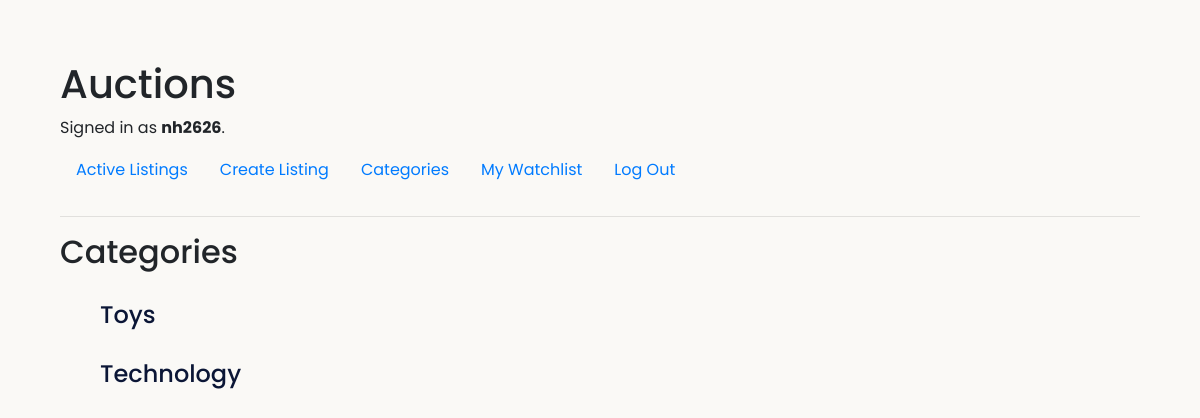
Before: /category_page (signed in) with the older database file.
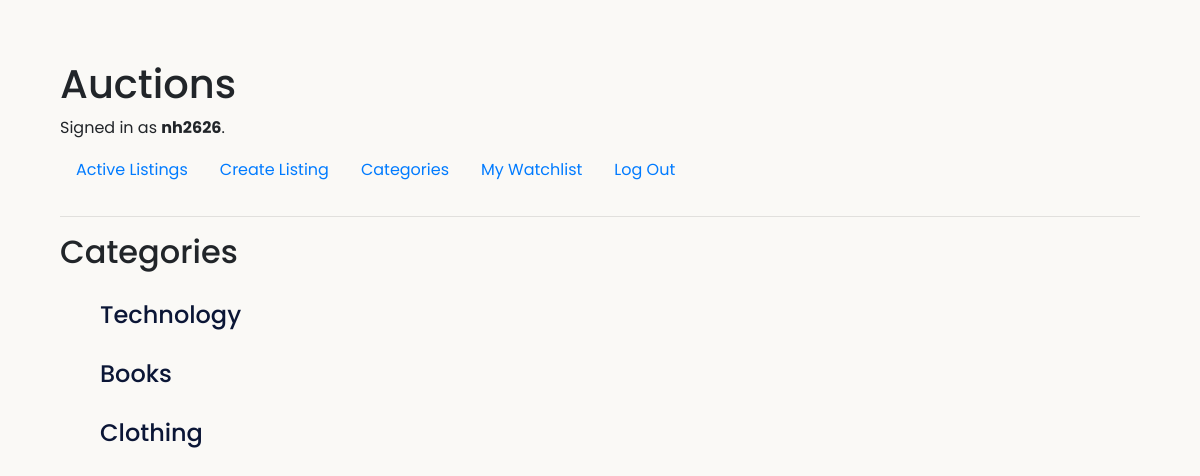
After: the same page with the newer database file.
### auctions/models.py (models this page shows, shortened)
class User(AbstractUser):
    watching = models.ManyToManyField("Listing", related_name="watchers")

class Category(models.Model):
    category_name = models.CharField(max_length=64)

### auctions/views.py (the view)
# urls.py: path("category_page", views.category_page, name="category_page"),
def category_page(request):
    categories = Category.objects.all()
    return render(request, "auctions/category_page.html", {
        "categories": categories,
    })

### auctions/templates/auctions/category_page.html
{% extends "auctions/layout.html" %}
{% block body %}
    <h2>Categories</h2>
    {% for category in categories%}
    <div class = "categories">
       <ul>
        <li>
            <a href="{% url 'category_contents' category.id %}"><h4>{{category.category_name}}</h4></a>
         </li>
       </ul>
    </div>
    {% endfor %}
{% endblock %}

### auctions/templates/auctions/layout.html (shortened to what this page needs)
{% load static %}
<!DOCTYPE html>
<html lang="en">
    <head>
        <link rel="stylesheet" href="https://stackpath.bootstrapcdn.com/bootstrap/4.4.1/css/bootstrap.min.css">
        <link href="{% static 'auctions/styles.css' %}" rel="stylesheet">
    </head>
    <body>
        <h1>Auctions</h1>
        <div>
            {% if user.is_authenticated %}
                Signed in as <strong>{{ user.username }}</strong>.
            {% else %}
                Not signed in.
            {% endif %}
        </div>
        <ul class="nav">
            <li class="nav-item">
                <a class="nav-link" href="{% url 'index' %}">Active Listings</a>
            </li>
            {% if user.is_authenticated %}
                <li class="nav-item">
                    <a class="nav-link" href="{% url 'create_listing' %}">Create Listing</a>
                </li>
                <li class="nav-item">
                    <a class="nav-link" href="{% url 'category_page' %}">Categories</a>
                </li>
                <li class="nav-item">
                    <a class="nav-link" href="{% url 'watchlist' %}">My Watchlist</a>
                </li>
                <li class="nav-item">
                    <a class="nav-link" href="{% url 'logout' %}">Log Out</a>
                </li>
            {% endif %}
        </ul>
        <hr>
        {% block body %}
        {% endblock %}
    </body>
</html>

### auctions/static/auctions/styles.css (style rules this page uses)
body { padding: 60px; background-color: #FAF9F6; font-family: 'Poppins', sans-serif; }
.nav li { padding-top: 10px; padding-bottom: 10px; }
.categories ul { list-style: none; margin-top: 30px; }
.categories a { color: rgb(11, 22, 54) }

Changed rows visible on the page:
removed Category: category_name "Toys"
added Category: category_name "Books"
added Category: category_name "Clothing"
